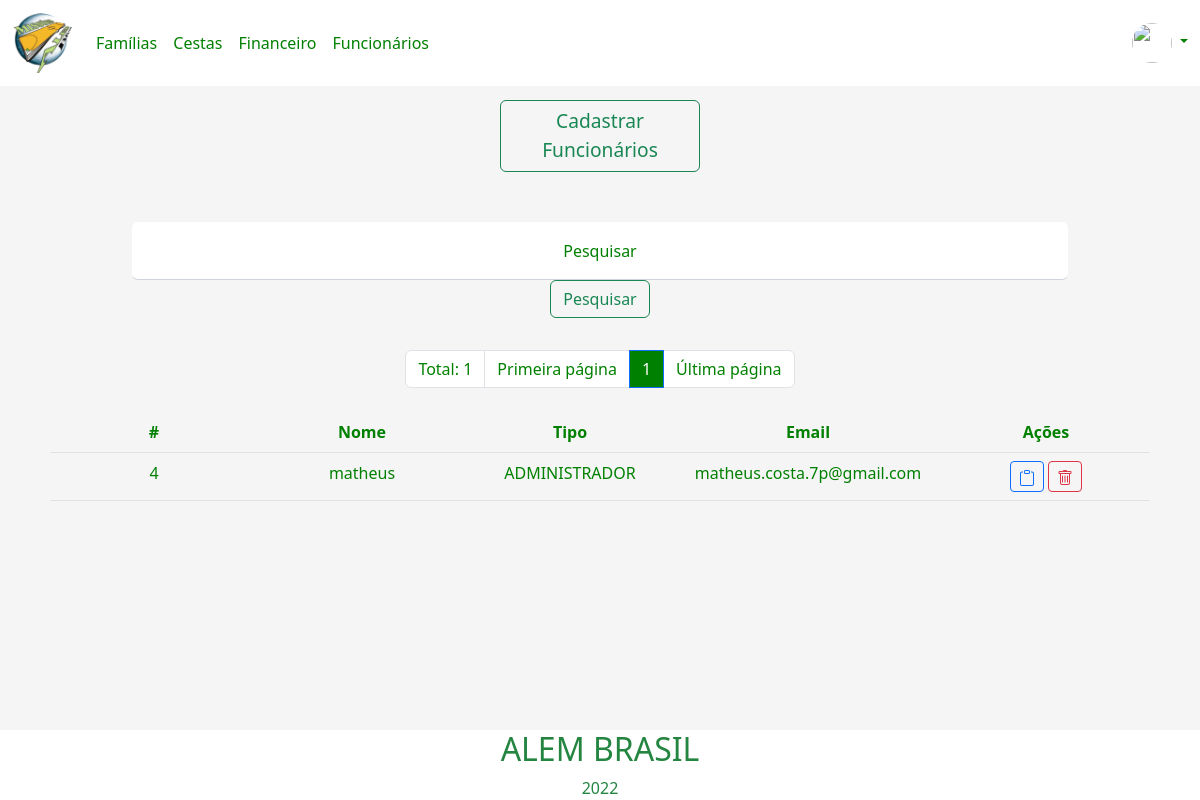
Screenshot of /pages/funcionarios/pesquisarFuncionario.php?pesquisarFuncionario=matheus (signed in) with the database file from the repository.
### tables this page shows
create table usuario(
    id_usuario int(4) primary key not null auto_increment,
    nome_usuario varchar(20) not null,
    senha_usuario char(40) not null,
    tipo_usuario varchar(1) not null,
    email_usuario varchar(90) not null,
	foto_usuario char(40),
    imagem_usuario blob,
    recuperar_senha varchar(200)
);

### pages/funcionarios/pesquisarFuncionario.php (the view, shortened to what this page needs)
<?php
    if((!isset($_SESSION['nomeUsuario']) == true) and (!isset($_SESSION['tipoUsuario']) == true))
    {
        unset($_SESSION['nomeUsuario']);
        unset($_SESSION['tipoUsuario']);
        header('location: ../../index.php');
    }else if ($_SESSION['tipoUsuario'] != 'A'){
        echo "<script LANGUAGE= 'JavaScript'>
            window.alert('Você não possui acesso a essa página');
            window.location.href='../home.php';
            </script>";
    }else{
        $logado = $_SESSION['idUsuario'];
        $banco = new conexao();
        $con = $banco->getConexao();
        $sql = "select imagem_usuario from usuario where id_usuario = '$logado'";
        $result = $con->query($sql);
        if ($result->rowCount() > 0) {
            while ($row = $result->fetch()) {
            $imagemUsuario = $row['imagem_usuario'];
            }
        }
    }
    $quantidade = 10;
    $pagina = (isset($_GET['pagina']))?(int)$_GET['pagina']:1;
    $inicio = ($quantidade * $pagina) - $quantidade;
    if(!isset($_GET['pesquisarFuncionario'])){
        header("Location: pesquisarFuncionario.php");
    }else{
        $valor_pesquisarFuncionario = $_GET['pesquisarFuncionario'];
    }
?>
<!DOCTYPE html>
<html lang="pt-br">
<head>
    <link href="https://cdn.jsdelivr.net/npm/bootstrap@5.2.0-beta1/dist/css/bootstrap.min.css" rel="stylesheet"
>
</head>
<header>
    <nav class="navbar navbar-expand-lg headerNavBar">
        <div class="container-fluid">
            <a class="navbar-brand" href="../home.php"><img src='../../imgs/logo2.png' width="60"></a>
            <div class="collapse navbar-collapse navBarLinks" id="navbarSupportedContent">
                <ul class="navbar-nav me-auto mb-2 mb-lg-0">
                    <li class="nav-item">
                        <a class="nav-link " href="../responsavelFamilia/responsavelFamilia.php">Famílias</a>
                    </li>
                    <li class="nav-item">
                        <a class="nav-link" href="../cestas/cestas.php">Cestas</a>
                    </li>
                    <li class="nav-item">
                        <a class="nav-link" href="../financeiro/financeiro.php">Financeiro</a>
                    </li>
                    <li class="nav-item">
                        <a class="nav-link" href="funcionarios.php">Funcionários</a>
                    </li>
                </ul>
                <li class="nav-item dropdown dropDownMenu">
                    <a class="nav-link dropdown-toggle" href="#" id="navbarDropdown" role="button"
                        data-bs-toggle="dropdown" aria-expanded="false">
                        <?php echo '<img src="data:../../imgs/conta;base64,' . base64_encode($imagemUsuario) . '" style="border-radius:50px;width: 40px; height: 40px;">' ?>
                    </a>
                </li>
            </div>
        </div>
    </nav>
</header>
<body>
    <div class="container-fluid">
        <div class="row">
            <div class="col m-auto">
                <button type="button" class="btn btn-outline-success buttonCadastro" data-bs-toggle="modal"
                    data-bs-target="#exampleModal">Cadastrar
                    <br> Funcionários</button>
            </div>
        </div>
    </div>
    <form action="pesquisarFuncionario.php" method="get">
        <div class="container justify-content-center barraPesquisa">
                <div class="form-floating">
                    <input class="form-control inputGeral" type="search" name="pesquisarFuncionario"
                    placeholder="Pesquisar">
                    <label class="labelCadastro">Pesquisar</label>
                </div>
                <button type="submit" class="btn btn-outline-success">Pesquisar</button>
        </div>
    </form>
    <ul class="pagination justify-content-center navPaginacao">
        <?php
    $con = mysqli_connect("localhost","root","","ong");
    $sqlTotal = "SELECT id_usuario FROM usuario WHERE nome_usuario LIKE '%$valor_pesquisarFuncionario%'";
    $qrTotal = mysqli_query($con, $sqlTotal) or die( mysqli_error($con));
    $numTotal = mysqli_num_rows($qrTotal);
    $totalPagina = ceil($numTotal/$quantidade);
    ?>
        <li class="page-item"><span class="page-link"><?php echo "Total: ".$numTotal ?></span></li>
        <li class="page-item"><a class="page-link" href="?menuop=usuario&pagina=1&pesquisarFuncionario=<?php echo $valor_pesquisarFuncionario; ?>">Primeira página</a></li>
        <?php
    for($i=1;$i<=$totalPagina;$i++){
        if($i>=($pagina-5) && $i <= ($pagina+5)){
            if($i==$pagina){
                ?>
        <li class="page-item"><span class="page-link active"><?php echo $i ?></span></li>
        <?php
            }else{
                ?>
        <li class="page-item"><a class="page-link" href="?menuop=usuario&pagina= <?php echo $i ?>&pesquisarFuncionario=<?php echo $valor_pesquisarFuncionario; ?>"> <?php echo $i?> </a>
        </li>
        <?php
            }
        }
    }
        ?>
        <li class="page-item"><a class="page-link" href="?menuop=usuario&pagina=<?php echo $totalPagina ?>&pesquisarFuncionario=<?php echo $valor_pesquisarFuncionario; ?>">Última
                página</a></li>
    </ul>
    <div class="container">
        <div class="overflow-auto">
            <div class="column">
                <div class="m-2 ">
                    <table class="table funcionarioTable">
                        <thead>
                            <th scope="col">#</th>
                            <th scope="col">Nome</th>
                            <th scope="col">Tipo</th>
                            <th scope="col">Email</th>
                            <th scope="col">Ações</th>
                        </thead>
                        <tbody>
                            <?php
                                $sql= "SELECT * FROM usuario WHERE nome_usuario LIKE '%$valor_pesquisarFuncionario%' LIMIT $inicio, $quantidade";
                                $banco = new conexao();
                                $con = $banco->getConexao();
                                $result = $con->query($sql);
                                while($row = $result->fetch()){
                                    ?>
                            <tr>
                                <td style='text-align:center'><span
                                        id="nome<?php echo $row['id_usuario']; ?>"><?php echo $row['id_usuario']; ?></span>
                                </td>
                                <td style='text-align:center'><span
                                        id="nome<?php echo $row['nome_usuario']; ?>"><?php echo $row['nome_usuario']; ?></span>
                                </td>
                                <td style='text-align:center'><span id="tipo<?php echo $row['tipo_usuario']; ?>"><?php if($row['tipo_usuario'] == "A"){
                                            echo "ADMINISTRADOR";
                                        }else if ($row['tipo_usuario'] == "F"){
                                            echo "FUNCIONÁRIO";
                                        }else{
                                            echo "ERRO";
                                        } ?></span>
                                </td>
                                <td style='text-align:center'><span
                                        id="email<?php echo $row['email_usuario']; ?>"><?php echo $row['email_usuario']; ?></span>
                                </td>
                                <td style='text-align:center'>
                                    <button class='btn btn-sm btn-outline-primary consultFuncionario'
                                        value="<?php echo $row['id_usuario']; ?>">
                                    </button>
                                    <button class='btn btn-sm btn-outline-danger deleteFuncionario'
                                        value="<?php echo $row['id_usuario']; ?>">
                                    </button>
                                </td>
                            </tr>
                            <?php
                                    }
                                    ?>
                        </tbody>
                    </table>
                </div>
            </div>
        </div>
    </div>
<div class="containerFooter">
        <?php include('../footer.php'); ?>
    </div>
</body>
</html>

### rows the page displays
usuario: id_usuario "4", nome_usuario "matheus", tipo_usuario "ADMINISTRADOR", email_usuario "matheus.costa.7p@gmail.com"

### other values shown
$numTotal "1"
